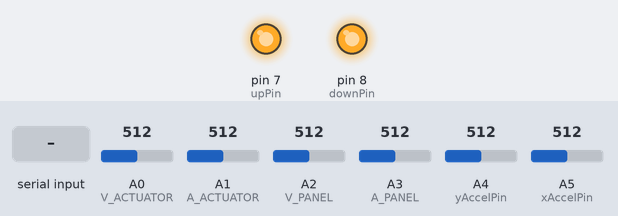
Recording of a sketch running on a simulated Arduino Uno, built with avr-gcc and run on an emulated ATmega328P. Parts: output pins drawn as LEDs (lit = HIGH). The test bench sets the inputs (shaded band); at power-on: A4 (yAccelPin) = 512, A0 (V_ACTUATOR) = 512, A1 (A_ACTUATOR) = 512, A2 (V_PANEL) = 512, A3 (A_PANEL) = 512, A5 (xAccelPin) = 512.

Above: at 1.2 s.
1.3 s: "F" received over Serial
At 2.7 s:
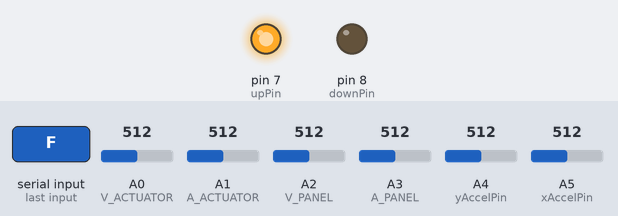
3.8 s: A4 (yAccelPin) set to 494
At 5.0 s:
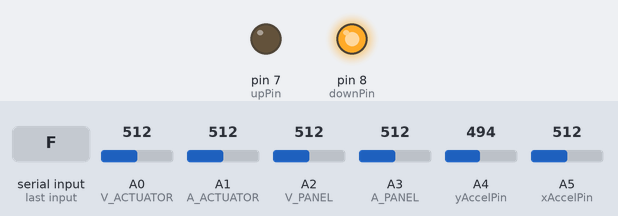
5.3 s: A4 (yAccelPin) set to 626
At 6.1 s:
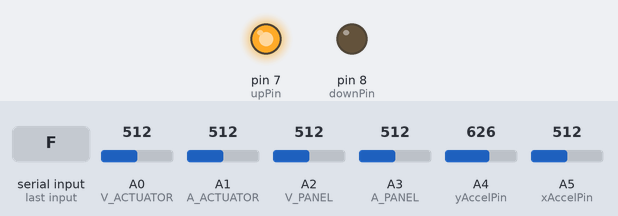
6.8 s: A4 (yAccelPin) set to 398
At 7.2 s:
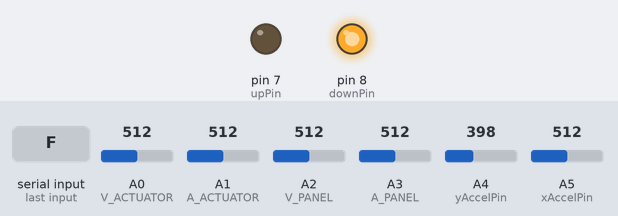
Timing chart, 0 to 9.8 s (numbered marks = the images above; inputs shaded):
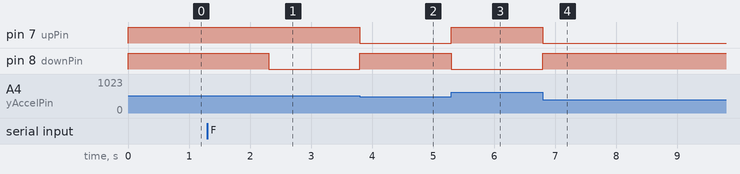

Measured:
- the behaviour switches between 512 and 511 on A4 (yAccelPin) (found by bisection; images 1 and 2)
- after the input at 1.3 s, pin 8 (downPin): HIGH → LOW after 1.0 s
- after the input at 3.8 s, pin 7 (upPin): HIGH → LOW at once; pin 8 (downPin): LOW → HIGH at once
- after the input at 5.3 s, pin 7 (upPin): LOW → HIGH at once; pin 8 (downPin): HIGH → LOW at once
- after the input at 6.8 s, pin 7 (upPin): HIGH → LOW at once; pin 8 (downPin): LOW → HIGH at once

The sketch:

arduino_controller_4.ino
```cpp
#include <math.h>

//integrating accurate motion code with data collection code

int yAccelPin = A4;
int xAccelPin = A5;
int upPin = 7;
int downPin = 8;

int DOUBLE_PRECISION = 6;
double minX = 408;
double minY = 408;
double maxX = 618;
double maxY = 616;
double rangeX = 105;
double rangeY = 109;
double midpointX = 512;
double midpointY = 512;
double TOLERANCE = 0.017;


static double maxAngle = 1.1;
static double minAngle = -1.1;

bool isMovingDuration = false;


static int FORWARD_PIN = 7;
static int BACKWARD_PIN = 8;

//constants for voltage divider measurement.
//These are measured from the panel voltmeter circuits
const float R1_panel = 1010000.0;
const float R2_panel = 99700.0;
const float R1_actuator = 1023000.0;
const float R2_actuator = 99500.0;
const float VREF = 3.33; //using reference voltage from regulator

float readVoltage; //V
float measuredVoltage; //V
float amps; //A
float power; //W

//analog pins for current reading
const int A_PANEL = A3;
const int V_PANEL = A2;

const int A_ACTUATOR = A1;
const int V_ACTUATOR = A0;

float netEnergyDuringTimestep = 0; //count of net energy collected during this cycle, will be reset on action completion

float lastPower = 0; //last power reading (difference of panel input - actuator consumption)
float currentPower = 0; //current power reading

//tracking time in milliseconds
unsigned long lastTime = 0;
unsigned long currentTime = 0;

/*
 * Converts analog pin reading to voltage.
 */
float readingToVoltage(float reading){
  return (reading*VREF)/1023;
}

/*
 * Computes voltage reading from voltage divider.
 */
float voltageDivider(float input, boolean actuator){
  if (actuator){
    return (input)*(R1_actuator + R2_actuator)/R2_actuator;
  } else {
    return (input)*(R1_panel + R2_panel)/R2_panel;
  }

}

/*
 * Updates net energy count using readings from panel and actuator
 */
void updateEnergy(){
  //get current power reading
  //actuator power will be zero unless something is happening
  currentPower = getPanelPower() - getActuatorPower();
  //compute energy consumed during this timestep
  //integral of power during this timestep approximated with trapezoids
  netEnergyDuringTimestep += 0.5*(currentPower + lastPower)*((currentTime - lastTime)/1000.0);

  lastPower = currentPower;
}

/*
 * Gets the wattage of the actuator.
 */
float getActuatorPower(){
  amps = readingToVoltage(analogRead(A_ACTUATOR));
  measuredVoltage = voltageDivider(readingToVoltage(analogRead(V_ACTUATOR)), true);
  return amps*measuredVoltage;
}

/*
 * Gets the wattage of the solar panel.
 */
float getPanelPower(){
  amps = readingToVoltage(analogRead(A_PANEL));
  measuredVoltage = voltageDivider(readingToVoltage(analogRead(V_PANEL)), false);
  return amps*measuredVoltage;
}


/*
*computes incline from accellerometer.
*/
float getIncline() {
  double yAccel = analogRead(yAccelPin);
  double xAccel = analogRead(xAccelPin);
  double compensatedX = (xAccel - midpointX) / rangeX;
  double compensatedY = (yAccel - midpointY) / rangeY;
  double angle = atan2(compensatedY, -compensatedX);
  //NOTE: INVERTED
  return angle;
}

void setup() {
  Serial.begin(9600);
  pinMode(yAccelPin, INPUT);
  pinMode(xAccelPin, INPUT);
  pinMode(upPin, OUTPUT);
  pinMode(downPin, OUTPUT);
  digitalWrite(upPin, HIGH);
  digitalWrite(downPin, HIGH);
  analogReference(EXTERNAL);
}

long goDurationStart = 0;
long goDurationEnd = 0;
void setupMoveForDuration(long duration) {
  //Serial.println("Setting up move for duration");
  goDurationStart = millis();
  goDurationEnd = goDurationStart + duration;
  isMovingDuration = true;
}

double goDistanceStart = 0.0;
double goDistanceEnd = 0.0;
void setupMoveForDistance(double distance) {
  //Serial.println("Setting up move for distance");
  goDistanceStart = getIncline();
  goDistanceEnd = goDistanceStart + distance;
}

bool goToPositionCoarse(double angle) {
  //Serial.print("Going to "); Serial.println(angle, DOUBLE_PRECISION);
  double currentAngle = getIncline();
  if (fabs(currentAngle - angle) < TOLERANCE) {
    //Serial.println("Not moving");
    digitalWrite(downPin, HIGH);
    digitalWrite(upPin, HIGH);
    return true;
  }
  else if (currentAngle > angle) {
    //Serial.println("Going down");
    digitalWrite(downPin, LOW);
    digitalWrite(upPin, HIGH);
    return false;
  }
  else {
    //Serial.println("Going up");
    digitalWrite(downPin, HIGH);
    digitalWrite(upPin, LOW);
    return false;
  }
  return false;
}

double APPROX_ANGULAR_VELOCITY = 0.05;
long startFineWait = 0;
long DELAY_FOR_MEASUREMENT = 1000;
bool moveUpward = false;
bool isMovingPosition = false;
bool goToPositionFine(double angle) {
  if (isMovingDuration) {
    if (goForDuration(moveUpward)) {
      //Serial.println("Durational move complete, waiting to take measurement");
      isMovingDuration = false;
      startFineWait = millis();
    }
  } else if (millis() - startFineWait > DELAY_FOR_MEASUREMENT) {
    if (fabs(getIncline() - angle) < TOLERANCE) {
      //Serial.println("Within tolerance of position, stopping move");
      return true;
    } else {
      //Serial.println("Adjustment to position needed");
      double diff = getIncline() - angle;
      double estTimeToComplete = 1000.0 * fabs(diff) / APPROX_ANGULAR_VELOCITY;
      //Serial.print("Angular difference "); Serial.println(diff, DOUBLE_PRECISION);
     //Serial.print("Estimated move time "); Serial.println(estTimeToComplete, DOUBLE_PRECISION);
      setupMoveForDuration(estTimeToComplete);
      moveUpward = (getIncline() < angle);
      goForDuration(moveUpward);
    }
  }
  return false;
}

bool isMovingCoarsely = false;
bool isMovingFinely = false;
bool goToPosition(double angle) {
  //Serial.print("Current angle "); Serial.println(getIncline(), DOUBLE_PRECISION);
  if (angle < minAngle){
    angle = minAngle;
  } else if (angle > maxAngle){
    angle = maxAngle;
  }


  if (!isMovingCoarsely && !isMovingFinely) {
    if (fabs(getIncline() - angle) < TOLERANCE) {
      //Serial.println("Move already at position");
      return true;
    } else {
      //Serial.println("Beginning move");
      isMovingCoarsely = true;
      goToPositionCoarse(angle);
    }
  } else if (isMovingCoarsely) {
    //Serial.println("Moving to approximate location");
    if (goToPositionCoarse(angle)) {
      //Serial.println("Coarse moving complete, starting fine moving");
      isMovingCoarsely = false;
      isMovingFinely = true;
      goToPositionFine(angle);
    }
  } else {
    //Serial.println("Fine positioning");
      if (goToPositionFine(angle)) {
        //Serial.println("Fine positioning complete");
        isMovingFinely = false;
        return true;
      }
    }
  return false;
}

bool goForDuration(bool upward) {
  if (millis() > goDurationEnd) {
    //Serial.println("Not moving");
    digitalWrite(downPin, HIGH);
    digitalWrite(upPin, HIGH);
    return true;
  }
  else if (upward) {
    //Serial.println("Going up");
    digitalWrite(downPin, HIGH);
    digitalWrite(upPin, LOW);
    return false;
  }
  else {
    //Serial.println("Going down");
    digitalWrite(downPin, LOW);
    digitalWrite(upPin, HIGH);
    return false;
  }
  return false;
}

bool isStepSetup = false;
bool takeStep(double stepSize) {
  if (!isStepSetup) {
    setupMoveForDistance(stepSize);
    isStepSetup = true;
    return false;
  } else if(goToPosition(goDistanceEnd)) {
    isStepSetup = false;
    return true;
  }
  return false;
}

float stringToFloat(String str){
   char buffer[10];
   str.toCharArray(buffer, 10);
   return atof(buffer);
}

String msg;
//TODO:
static double defaultStep = 0.1;

bool movingForward = false;
bool movingBackward = false;
bool takingStep = false;
bool nullAction = false;
bool movingToPosition = false;

//checks if initial communication recieved from computer
bool initialized = false;

//for convenience
bool noActionOccuring;

float targetPos;
float currentStepSize;

void handleIncomingAction(){
  //check if serial is available
   if (Serial.available()){
    msg = Serial.readString();


    noActionOccuring = !takingStep && !movingToPosition && !nullAction;

    //F or B: take a step with the default step size
    //N: no action
    //S followed by number: take a step with provided step size
    //P followed by number: go to provided position

    if (msg.equals("F") && noActionOccuring){
      takingStep = true;
      currentStepSize = defaultStep;
    } else if (msg.equals("B") && noActionOccuring){
      takingStep = true;
      currentStepSize = -defaultStep;
    } else if (msg.equals("N") && noActionOccuring){
      nullAction = true;
    } else if (msg.charAt(0) == 'S' && noActionOccuring){
      takingStep = true;
      currentStepSize = stringToFloat(msg.substring(1));
    } else if (msg.charAt(0) == 'P' && noActionOccuring){
      movingToPosition = true;
      targetPos = stringToFloat(msg.substring(1));
    } else if (msg.equals("INIT")){
       //handshake message
       //TODO: check for weird behavior if connection happens
       //mid-action
       Serial.print("RECV,");
       Serial.println(getIncline());
       Serial.flush();
       //NEED TO RESET HERE
     netEnergyDuringTimestep = 0;
    }

  }
}
/*
*This loop is actually what triggers the actions, not just checking for completion.
*calling each of takeStep, goToPosition for the first time triggers the action.
*/
void checkActionCompletion(){
  if (takingStep && takeStep(currentStepSize)){
    //Serial.println("step completed!");
    Serial.print(netEnergyDuringTimestep);
    Serial.print(",");
    Serial.println(getIncline());
    Serial.flush();
    netEnergyDuringTimestep = 0;
    takingStep = false;
  } else if (movingToPosition && goToPosition(targetPos)){
    //Serial.println("moved to target position!");
    Serial.print(netEnergyDuringTimestep);
    Serial.print(",");
    Serial.println(getIncline());
    Serial.flush();
    netEnergyDuringTimestep = 0;
    movingToPosition = false;
  } else if (nullAction){
    //Serial.println("null action! nothing happened!");
    Serial.print(netEnergyDuringTimestep);
    Serial.print(",");
    Serial.println(getIncline());
    Serial.flush();
    netEnergyDuringTimestep = 0;
    nullAction = false;
  }
}

String initMsg;

void waitForInitialization(){
  if (Serial.available()){
    initMsg = Serial.readString();

    if (initMsg.equals("INIT")){
     //NEED TO RESET HERE
     netEnergyDuringTimestep = 0;
     Serial.print("RECV,");
     Serial.println(getIncline());
     Serial.flush();
     initialized = true;
    }
  }
}

void loop() {
//  if (initialized){
    currentTime = millis();
    updateEnergy();
    handleIncomingAction();
    checkActionCompletion();
    lastTime = currentTime;
//  } else{
//    waitForInitialization();
//  }


}
```
